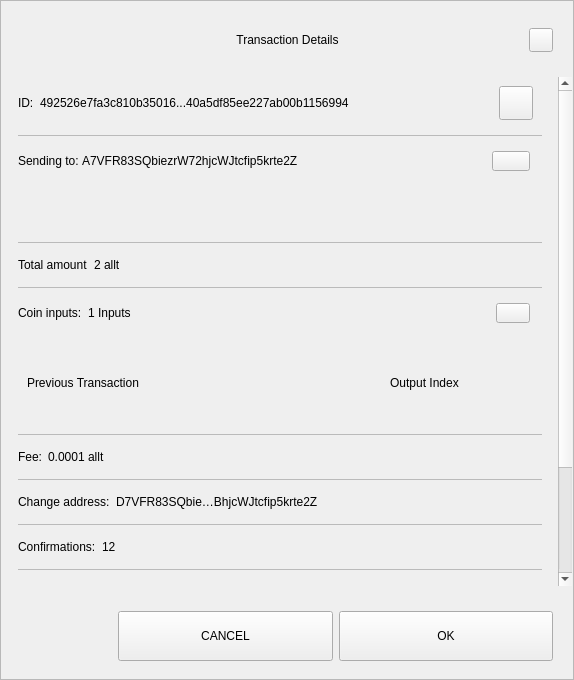
<?xml version="1.0" encoding="UTF-8"?>
<ui version="4.0">
 <class>TxDetailDialog</class>
 <widget class="QWidget" name="TxDetailDialog">
  <property name="geometry">
   <rect>
    <x>0</x>
    <y>0</y>
    <width>574</width>
    <height>680</height>
   </rect>
  </property>
  <property name="sizePolicy">
   <sizepolicy hsizetype="Preferred" vsizetype="Expanding">
    <horstretch>0</horstretch>
    <verstretch>0</verstretch>
   </sizepolicy>
  </property>
  <property name="minimumSize">
   <size>
    <width>574</width>
    <height>500</height>
   </size>
  </property>
  <property name="windowTitle">
   <string>Form</string>
  </property>
  <property name="styleSheet">
   <string notr="true"/>
  </property>
  <layout class="QVBoxLayout" name="verticalLayout_3">
   <property name="spacing">
    <number>0</number>
   </property>
   <property name="leftMargin">
    <number>0</number>
   </property>
   <property name="topMargin">
    <number>0</number>
   </property>
   <property name="rightMargin">
    <number>0</number>
   </property>
   <property name="bottomMargin">
    <number>0</number>
   </property>
   <item>
    <widget class="QFrame" name="frame">
     <property name="sizePolicy">
      <sizepolicy hsizetype="Preferred" vsizetype="Expanding">
       <horstretch>0</horstretch>
       <verstretch>0</verstretch>
      </sizepolicy>
     </property>
     <property name="styleSheet">
      <string notr="true"/>
     </property>
     <property name="frameShape">
      <enum>QFrame::StyledPanel</enum>
     </property>
     <property name="frameShadow">
      <enum>QFrame::Raised</enum>
     </property>
     <layout class="QVBoxLayout" name="verticalLayout">
      <property name="leftMargin">
       <number>0</number>
      </property>
      <property name="rightMargin">
       <number>0</number>
      </property>
      <item>
       <layout class="QHBoxLayout" name="horizontalLayout_3">
        <property name="spacing">
         <number>0</number>
        </property>
        <property name="leftMargin">
         <number>20</number>
        </property>
        <property name="topMargin">
         <number>10</number>
        </property>
        <property name="rightMargin">
         <number>20</number>
        </property>
        <item>
         <spacer name="horizontalSpacer_1">
          <property name="orientation">
           <enum>Qt::Horizontal</enum>
          </property>
          <property name="sizeHint" stdset="0">
           <size>
            <width>40</width>
            <height>20</height>
           </size>
          </property>
         </spacer>
        </item>
        <item>
         <widget class="QLabel" name="labelTitle">
          <property name="minimumSize">
           <size>
            <width>0</width>
            <height>40</height>
           </size>
          </property>
          <property name="maximumSize">
           <size>
            <width>16777215</width>
            <height>40</height>
           </size>
          </property>
          <property name="styleSheet">
           <string notr="true">padding-left:24px;</string>
          </property>
          <property name="text">
           <string>Transaction Details</string>
          </property>
          <property name="alignment">
           <set>Qt::AlignCenter</set>
          </property>
          <property name="margin">
           <number>7</number>
          </property>
         </widget>
        </item>
        <item>
         <spacer name="horizontalSpacer_2">
          <property name="orientation">
           <enum>Qt::Horizontal</enum>
          </property>
          <property name="sizeHint" stdset="0">
           <size>
            <width>40</width>
            <height>20</height>
           </size>
          </property>
         </spacer>
        </item>
        <item>
         <widget class="QPushButton" name="btnEsc">
          <property name="minimumSize">
           <size>
            <width>24</width>
            <height>24</height>
           </size>
          </property>
          <property name="maximumSize">
           <size>
            <width>24</width>
            <height>24</height>
           </size>
          </property>
          <property name="focusPolicy">
           <enum>Qt::NoFocus</enum>
          </property>
          <property name="text">
           <string/>
          </property>
         </widget>
        </item>
       </layout>
      </item>
      <item>
       <spacer name="verticalSpacer">
        <property name="orientation">
         <enum>Qt::Vertical</enum>
        </property>
        <property name="sizeType">
         <enum>QSizePolicy::Fixed</enum>
        </property>
        <property name="sizeHint" stdset="0">
         <size>
          <width>20</width>
          <height>10</height>
         </size>
        </property>
       </spacer>
      </item>
      <item>
       <widget class="QWidget" name="layoutScroll" native="true">
        <property name="minimumSize">
         <size>
          <width>0</width>
          <height>0</height>
         </size>
        </property>
        <layout class="QVBoxLayout" name="verticalLayout_4">
         <property name="leftMargin">
          <number>0</number>
         </property>
         <property name="topMargin">
          <number>0</number>
         </property>
         <property name="rightMargin">
          <number>0</number>
         </property>
         <item>
          <widget class="QScrollArea" name="scrollArea">
           <property name="styleSheet">
            <string notr="true">#scrollArea {
background:transparent;
}</string>
           </property>
           <property name="horizontalScrollBarPolicy">
            <enum>Qt::ScrollBarAlwaysOff</enum>
           </property>
           <property name="sizeAdjustPolicy">
            <enum>QAbstractScrollArea::AdjustIgnored</enum>
           </property>
           <property name="widgetResizable">
            <bool>true</bool>
           </property>
           <property name="alignment">
            <set>Qt::AlignLeading|Qt::AlignLeft|Qt::AlignTop</set>
           </property>
           <widget class="QWidget" name="scrollAreaWidgetContents">
            <property name="geometry">
             <rect>
              <x>0</x>
              <y>0</y>
              <width>556</width>
              <height>672</height>
             </rect>
            </property>
            <property name="autoFillBackground">
             <bool>false</bool>
            </property>
            <property name="styleSheet">
             <string notr="true">#scrollAreaWidgetContents {
background:transparent;
}</string>
            </property>
            <layout class="QVBoxLayout" name="verticalLayout_7">
             <property name="spacing">
              <number>0</number>
             </property>
             <property name="sizeConstraint">
              <enum>QLayout::SetDefaultConstraint</enum>
             </property>
             <property name="leftMargin">
              <number>0</number>
             </property>
             <property name="topMargin">
              <number>0</number>
             </property>
             <property name="rightMargin">
              <number>0</number>
             </property>
             <property name="bottomMargin">
              <number>0</number>
             </property>
             <item>
              <widget class="QWidget" name="content" native="true">
               <layout class="QVBoxLayout" name="verticalLayout_2">
                <property name="leftMargin">
                 <number>16</number>
                </property>
                <property name="topMargin">
                 <number>0</number>
                </property>
                <property name="rightMargin">
                 <number>16</number>
                </property>
                <item>
                 <widget class="QWidget" name="contentID" native="true">
                  <layout class="QHBoxLayout" name="horizontalLayout_12" stretch="0,1,0">
                   <property name="leftMargin">
                    <number>0</number>
                   </property>
                   <item>
                    <widget class="QLabel" name="labelId">
                     <property name="maximumSize">
                      <size>
                       <width>16777215</width>
                       <height>16777215</height>
                      </size>
                     </property>
                     <property name="text">
                      <string>ID:</string>
                     </property>
                    </widget>
                   </item>
                   <item>
                    <widget class="QLabel" name="textId">
                     <property name="text">
                      <string>492526e7fa3c810b35016...40a5df85ee227ab00b1156994</string>
                     </property>
                    </widget>
                   </item>
                   <item>
                    <widget class="QPushButton" name="pushCopy">
                     <property name="minimumSize">
                      <size>
                       <width>34</width>
                       <height>34</height>
                      </size>
                     </property>
                     <property name="maximumSize">
                      <size>
                       <width>34</width>
                       <height>34</height>
                      </size>
                     </property>
                     <property name="focusPolicy">
                      <enum>Qt::NoFocus</enum>
                     </property>
                     <property name="text">
                      <string/>
                     </property>
                     <property name="iconSize">
                      <size>
                       <width>24</width>
                       <height>24</height>
                      </size>
                     </property>
                    </widget>
                   </item>
                  </layout>
                 </widget>
                </item>
                <item>
                 <widget class="QLabel" name="labelDivider9">
                  <property name="maximumSize">
                   <size>
                    <width>16777215</width>
                    <height>1</height>
                   </size>
                  </property>
                  <property name="styleSheet">
                   <string notr="true">background-color:#bababa;</string>
                  </property>
                  <property name="text">
                   <string/>
                  </property>
                 </widget>
                </item>
                <item>
                 <widget class="QWidget" name="contentOutputs" native="true">
                  <layout class="QHBoxLayout" name="horizontalLayout_11" stretch="0,3,0">
                   <property name="spacing">
                    <number>0</number>
                   </property>
                   <property name="leftMargin">
                    <number>0</number>
                   </property>
                   <property name="rightMargin">
                    <number>12</number>
                   </property>
                   <item>
                    <widget class="QLabel" name="labelSend">
                     <property name="maximumSize">
                      <size>
                       <width>16777215</width>
                       <height>16777215</height>
                      </size>
                     </property>
                     <property name="text">
                      <string>Sending to: </string>
                     </property>
                    </widget>
                   </item>
                   <item>
                    <widget class="QLabel" name="textSend">
                     <property name="text">
                      <string>A7VFR83SQbiezrW72hjcWJtcfip5krte2Z </string>
                     </property>
                    </widget>
                   </item>
                   <item>
                    <widget class="QPushButton" name="pushOutputs">
                     <property name="minimumSize">
                      <size>
                       <width>34</width>
                       <height>20</height>
                      </size>
                     </property>
                     <property name="maximumSize">
                      <size>
                       <width>38</width>
                       <height>20</height>
                      </size>
                     </property>
                     <property name="focusPolicy">
                      <enum>Qt::NoFocus</enum>
                     </property>
                     <property name="styleSheet">
                      <string notr="true"/>
                     </property>
                     <property name="text">
                      <string/>
                     </property>
                    </widget>
                   </item>
                  </layout>
                 </widget>
                </item>
                <item>
                 <widget class="QScrollArea" name="outputsScrollArea">
                  <property name="minimumSize">
                   <size>
                    <width>0</width>
                    <height>50</height>
                   </size>
                  </property>
                  <property name="styleSheet">
                   <string notr="true">#outputsScrollArea {
background:transparent;
}</string>
                  </property>
                  <property name="widgetResizable">
                   <bool>true</bool>
                  </property>
                  <widget class="QWidget" name="container_outputs_base">
                   <property name="geometry">
                    <rect>
                     <x>0</x>
                     <y>0</y>
                     <width>522</width>
                     <height>48</height>
                    </rect>
                   </property>
                   <property name="styleSheet">
                    <string notr="true">#container_outputs_base {
background:transparent;
}</string>
                   </property>
                  </widget>
                 </widget>
                </item>
                <item>
                 <widget class="QLabel" name="labelDivider8">
                  <property name="maximumSize">
                   <size>
                    <width>16777215</width>
                    <height>1</height>
                   </size>
                  </property>
                  <property name="styleSheet">
                   <string notr="true">background-color:#bababa;</string>
                  </property>
                  <property name="text">
                   <string/>
                  </property>
                 </widget>
                </item>
                <item>
                 <widget class="QWidget" name="contentAmount" native="true">
                  <layout class="QHBoxLayout" name="horizontalLayout_4" stretch="0,1">
                   <property name="leftMargin">
                    <number>0</number>
                   </property>
                   <item>
                    <widget class="QLabel" name="labelAmount">
                     <property name="maximumSize">
                      <size>
                       <width>16777215</width>
                       <height>16777215</height>
                      </size>
                     </property>
                     <property name="text">
                      <string>Total amount</string>
                     </property>
                    </widget>
                   </item>
                   <item>
                    <widget class="QLabel" name="textAmount">
                     <property name="text">
                      <string>2 allt</string>
                     </property>
                    </widget>
                   </item>
                  </layout>
                 </widget>
                </item>
                <item>
                 <widget class="QLabel" name="labelDivider6">
                  <property name="maximumSize">
                   <size>
                    <width>16777215</width>
                    <height>1</height>
                   </size>
                  </property>
                  <property name="styleSheet">
                   <string notr="true">background-color:#bababa;</string>
                  </property>
                  <property name="text">
                   <string/>
                  </property>
                 </widget>
                </item>
                <item>
                 <widget class="QWidget" name="contentInputs" native="true">
                  <layout class="QHBoxLayout" name="horizontalLayout" stretch="0,2,0">
                   <property name="leftMargin">
                    <number>0</number>
                   </property>
                   <property name="rightMargin">
                    <number>12</number>
                   </property>
                   <item>
                    <widget class="QLabel" name="labelInputs">
                     <property name="sizePolicy">
                      <sizepolicy hsizetype="Minimum" vsizetype="Preferred">
                       <horstretch>0</horstretch>
                       <verstretch>0</verstretch>
                      </sizepolicy>
                     </property>
                     <property name="maximumSize">
                      <size>
                       <width>16777215</width>
                       <height>16777215</height>
                      </size>
                     </property>
                     <property name="text">
                      <string>Coin inputs:</string>
                     </property>
                    </widget>
                   </item>
                   <item>
                    <widget class="QLabel" name="textInputs">
                     <property name="text">
                      <string>1 Inputs</string>
                     </property>
                    </widget>
                   </item>
                   <item>
                    <widget class="QPushButton" name="pushInputs">
                     <property name="maximumSize">
                      <size>
                       <width>34</width>
                       <height>20</height>
                      </size>
                     </property>
                     <property name="focusPolicy">
                      <enum>Qt::NoFocus</enum>
                     </property>
                     <property name="styleSheet">
                      <string notr="true"/>
                     </property>
                     <property name="text">
                      <string/>
                     </property>
                    </widget>
                   </item>
                  </layout>
                 </widget>
                </item>
                <item>
                 <widget class="QFrame" name="gridInputs">
                  <property name="sizePolicy">
                   <sizepolicy hsizetype="Preferred" vsizetype="MinimumExpanding">
                    <horstretch>0</horstretch>
                    <verstretch>0</verstretch>
                   </sizepolicy>
                  </property>
                  <property name="minimumSize">
                   <size>
                    <width>0</width>
                    <height>90</height>
                   </size>
                  </property>
                  <layout class="QGridLayout" name="gridLayoutInput" columnstretch="5,2" rowminimumheight="0">
                   <property name="sizeConstraint">
                    <enum>QLayout::SetMaximumSize</enum>
                   </property>
                   <property name="verticalSpacing">
                    <number>0</number>
                   </property>
                   <item row="0" column="0" alignment="Qt::AlignLeft">
                    <widget class="QLabel" name="labelTitlePrevTx">
                     <property name="text">
                      <string>Previous Transaction</string>
                     </property>
                    </widget>
                   </item>
                   <item row="0" column="1" alignment="Qt::AlignLeft">
                    <widget class="QLabel" name="labelOutputIndex">
                     <property name="text">
                      <string>Output Index</string>
                     </property>
                     <property name="alignment">
                      <set>Qt::AlignCenter</set>
                     </property>
                    </widget>
                   </item>
                  </layout>
                 </widget>
                </item>
                <item>
                 <widget class="QLabel" name="labelDivider1">
                  <property name="maximumSize">
                   <size>
                    <width>16777215</width>
                    <height>1</height>
                   </size>
                  </property>
                  <property name="styleSheet">
                   <string notr="true">background-color:#bababa;</string>
                  </property>
                  <property name="text">
                   <string/>
                  </property>
                 </widget>
                </item>
                <item>
                 <widget class="QWidget" name="contentFee" native="true">
                  <layout class="QHBoxLayout" name="horizontalLayout_7" stretch="0,1">
                   <property name="leftMargin">
                    <number>0</number>
                   </property>
                   <item>
                    <widget class="QLabel" name="labelFee">
                     <property name="maximumSize">
                      <size>
                       <width>16777215</width>
                       <height>16777215</height>
                      </size>
                     </property>
                     <property name="text">
                      <string>Fee:</string>
                     </property>
                    </widget>
                   </item>
                   <item>
                    <widget class="QLabel" name="textFee">
                     <property name="text">
                      <string>0.0001 allt</string>
                     </property>
                    </widget>
                   </item>
                  </layout>
                 </widget>
                </item>
                <item>
                 <widget class="QLabel" name="labelDivider2">
                  <property name="maximumSize">
                   <size>
                    <width>16777215</width>
                    <height>1</height>
                   </size>
                  </property>
                  <property name="styleSheet">
                   <string notr="true">background-color:#bababa;</string>
                  </property>
                  <property name="text">
                   <string/>
                  </property>
                 </widget>
                </item>
                <item>
                 <widget class="QWidget" name="contentChangeAddress" native="true">
                  <layout class="QHBoxLayout" name="horizontalLayout_6" stretch="0,1">
                   <property name="leftMargin">
                    <number>0</number>
                   </property>
                   <item>
                    <widget class="QLabel" name="labelChange">
                     <property name="maximumSize">
                      <size>
                       <width>16777215</width>
                       <height>16777215</height>
                      </size>
                     </property>
                     <property name="text">
                      <string>Change address:</string>
                     </property>
                    </widget>
                   </item>
                   <item>
                    <widget class="QLabel" name="textChange">
                     <property name="text">
                      <string>D7VFR83SQbie…BhjcWJtcfip5krte2Z </string>
                     </property>
                    </widget>
                   </item>
                  </layout>
                 </widget>
                </item>
                <item>
                 <widget class="QLabel" name="labelDivider4">
                  <property name="maximumSize">
                   <size>
                    <width>16777215</width>
                    <height>1</height>
                   </size>
                  </property>
                  <property name="styleSheet">
                   <string notr="true">background-color:#bababa;</string>
                  </property>
                  <property name="text">
                   <string/>
                  </property>
                 </widget>
                </item>
                <item>
                 <widget class="QWidget" name="contentConfirmations" native="true">
                  <layout class="QHBoxLayout" name="horizontalLayout_8" stretch="0,1">
                   <property name="leftMargin">
                    <number>0</number>
                   </property>
                   <item>
                    <widget class="QLabel" name="labelConfirmations">
                     <property name="maximumSize">
                      <size>
                       <width>16777215</width>
                       <height>16777215</height>
                      </size>
                     </property>
                     <property name="text">
                      <string>Confirmations:</string>
                     </property>
                    </widget>
                   </item>
                   <item>
                    <widget class="QLabel" name="textConfirmations">
                     <property name="text">
                      <string>12</string>
                     </property>
                    </widget>
                   </item>
                  </layout>
                 </widget>
                </item>
                <item>
                 <widget class="QLabel" name="labelDivider7">
                  <property name="maximumSize">
                   <size>
                    <width>16777215</width>
                    <height>1</height>
                   </size>
                  </property>
                  <property name="styleSheet">
                   <string notr="true">background-color:#bababa;</string>
                  </property>
                  <property name="text">
                   <string/>
                  </property>
                 </widget>
                </item>
                <item>
                 <widget class="QWidget" name="contentSize" native="true">
                  <layout class="QHBoxLayout" name="horizontalLayout_9" stretch="0,1">
                   <property name="leftMargin">
                    <number>0</number>
                   </property>
                   <item>
                    <widget class="QLabel" name="labelSize">
                     <property name="maximumSize">
                      <size>
                       <width>16777215</width>
                       <height>16777215</height>
                      </size>
                     </property>
                     <property name="text">
                      <string>Size:</string>
                     </property>
                    </widget>
                   </item>
                   <item>
                    <widget class="QLabel" name="textSize">
                     <property name="text">
                      <string>2 kB</string>
                     </property>
                    </widget>
                   </item>
                  </layout>
                 </widget>
                </item>
                <item>
                 <widget class="QLabel" name="labelDivider3">
                  <property name="maximumSize">
                   <size>
                    <width>16777215</width>
                    <height>1</height>
                   </size>
                  </property>
                  <property name="styleSheet">
                   <string notr="true">background-color:#bababa;</string>
                  </property>
                  <property name="text">
                   <string/>
                  </property>
                 </widget>
                </item>
                <item>
                 <widget class="QWidget" name="contentDate" native="true">
                  <layout class="QHBoxLayout" name="horizontalLayout_5" stretch="0,1">
                   <property name="leftMargin">
                    <number>0</number>
                   </property>
                   <item>
                    <widget class="QLabel" name="labelDate">
                     <property name="maximumSize">
                      <size>
                       <width>16777215</width>
                       <height>16777215</height>
                      </size>
                     </property>
                     <property name="text">
                      <string>Date:</string>
                     </property>
                    </widget>
                   </item>
                   <item>
                    <widget class="QLabel" name="textDate">
                     <property name="text">
                      <string>May 25, 2017</string>
                     </property>
                    </widget>
                   </item>
                  </layout>
                 </widget>
                </item>
                <item>
                 <widget class="QLabel" name="labelDivider5">
                  <property name="maximumSize">
                   <size>
                    <width>16777215</width>
                    <height>1</height>
                   </size>
                  </property>
                  <property name="styleSheet">
                   <string notr="true">background-color:#bababa;</string>
                  </property>
                  <property name="text">
                   <string/>
                  </property>
                 </widget>
                </item>
                <item>
                 <widget class="QWidget" name="contentStatus" native="true">
                  <layout class="QHBoxLayout" name="horizontalLayout_10" stretch="0,1">
                   <property name="leftMargin">
                    <number>0</number>
                   </property>
                   <item>
                    <widget class="QLabel" name="labelStatus">
                     <property name="maximumSize">
                      <size>
                       <width>16777215</width>
                       <height>16777215</height>
                      </size>
                     </property>
                     <property name="text">
                      <string>Status:</string>
                     </property>
                    </widget>
                   </item>
                   <item>
                    <widget class="QLabel" name="textStatus">
                     <property name="text">
                      <string>Spendable</string>
                     </property>
                    </widget>
                   </item>
                  </layout>
                 </widget>
                </item>
                <item>
                 <spacer name="verticalSpacer_2">
                  <property name="orientation">
                   <enum>Qt::Vertical</enum>
                  </property>
                  <property name="sizeType">
                   <enum>QSizePolicy::Expanding</enum>
                  </property>
                  <property name="sizeHint" stdset="0">
                   <size>
                    <width>20</width>
                    <height>10</height>
                   </size>
                  </property>
                 </spacer>
                </item>
                <item>
                 <widget class="QLabel" name="labelWarning">
                  <property name="text">
                   <string>TextLabel</string>
                  </property>
                  <property name="alignment">
                   <set>Qt::AlignCenter</set>
                  </property>
                 </widget>
                </item>
               </layout>
              </widget>
             </item>
            </layout>
           </widget>
          </widget>
         </item>
        </layout>
       </widget>
      </item>
      <item>
       <widget class="QWidget" name="containerButtons" native="true">
        <layout class="QHBoxLayout" name="horizontalLayout1" stretch="1,2,2">
         <property name="leftMargin">
          <number>10</number>
         </property>
         <property name="rightMargin">
          <number>20</number>
         </property>
         <item>
          <spacer name="horizontalSpacer_3">
           <property name="orientation">
            <enum>Qt::Horizontal</enum>
           </property>
           <property name="sizeHint" stdset="0">
            <size>
             <width>40</width>
             <height>20</height>
            </size>
           </property>
          </spacer>
         </item>
         <item>
          <widget class="QPushButton" name="btnCancel">
           <property name="minimumSize">
            <size>
             <width>200</width>
             <height>50</height>
            </size>
           </property>
           <property name="focusPolicy">
            <enum>Qt::NoFocus</enum>
           </property>
           <property name="text">
            <string>CANCEL</string>
           </property>
          </widget>
         </item>
         <item>
          <widget class="QPushButton" name="btnSave">
           <property name="minimumSize">
            <size>
             <width>200</width>
             <height>50</height>
            </size>
           </property>
           <property name="focusPolicy">
            <enum>Qt::NoFocus</enum>
           </property>
           <property name="text">
            <string>OK</string>
           </property>
          </widget>
         </item>
        </layout>
       </widget>
      </item>
     </layout>
    </widget>
   </item>
  </layout>
 </widget>
 <resources/>
 <connections/>
</ui>
